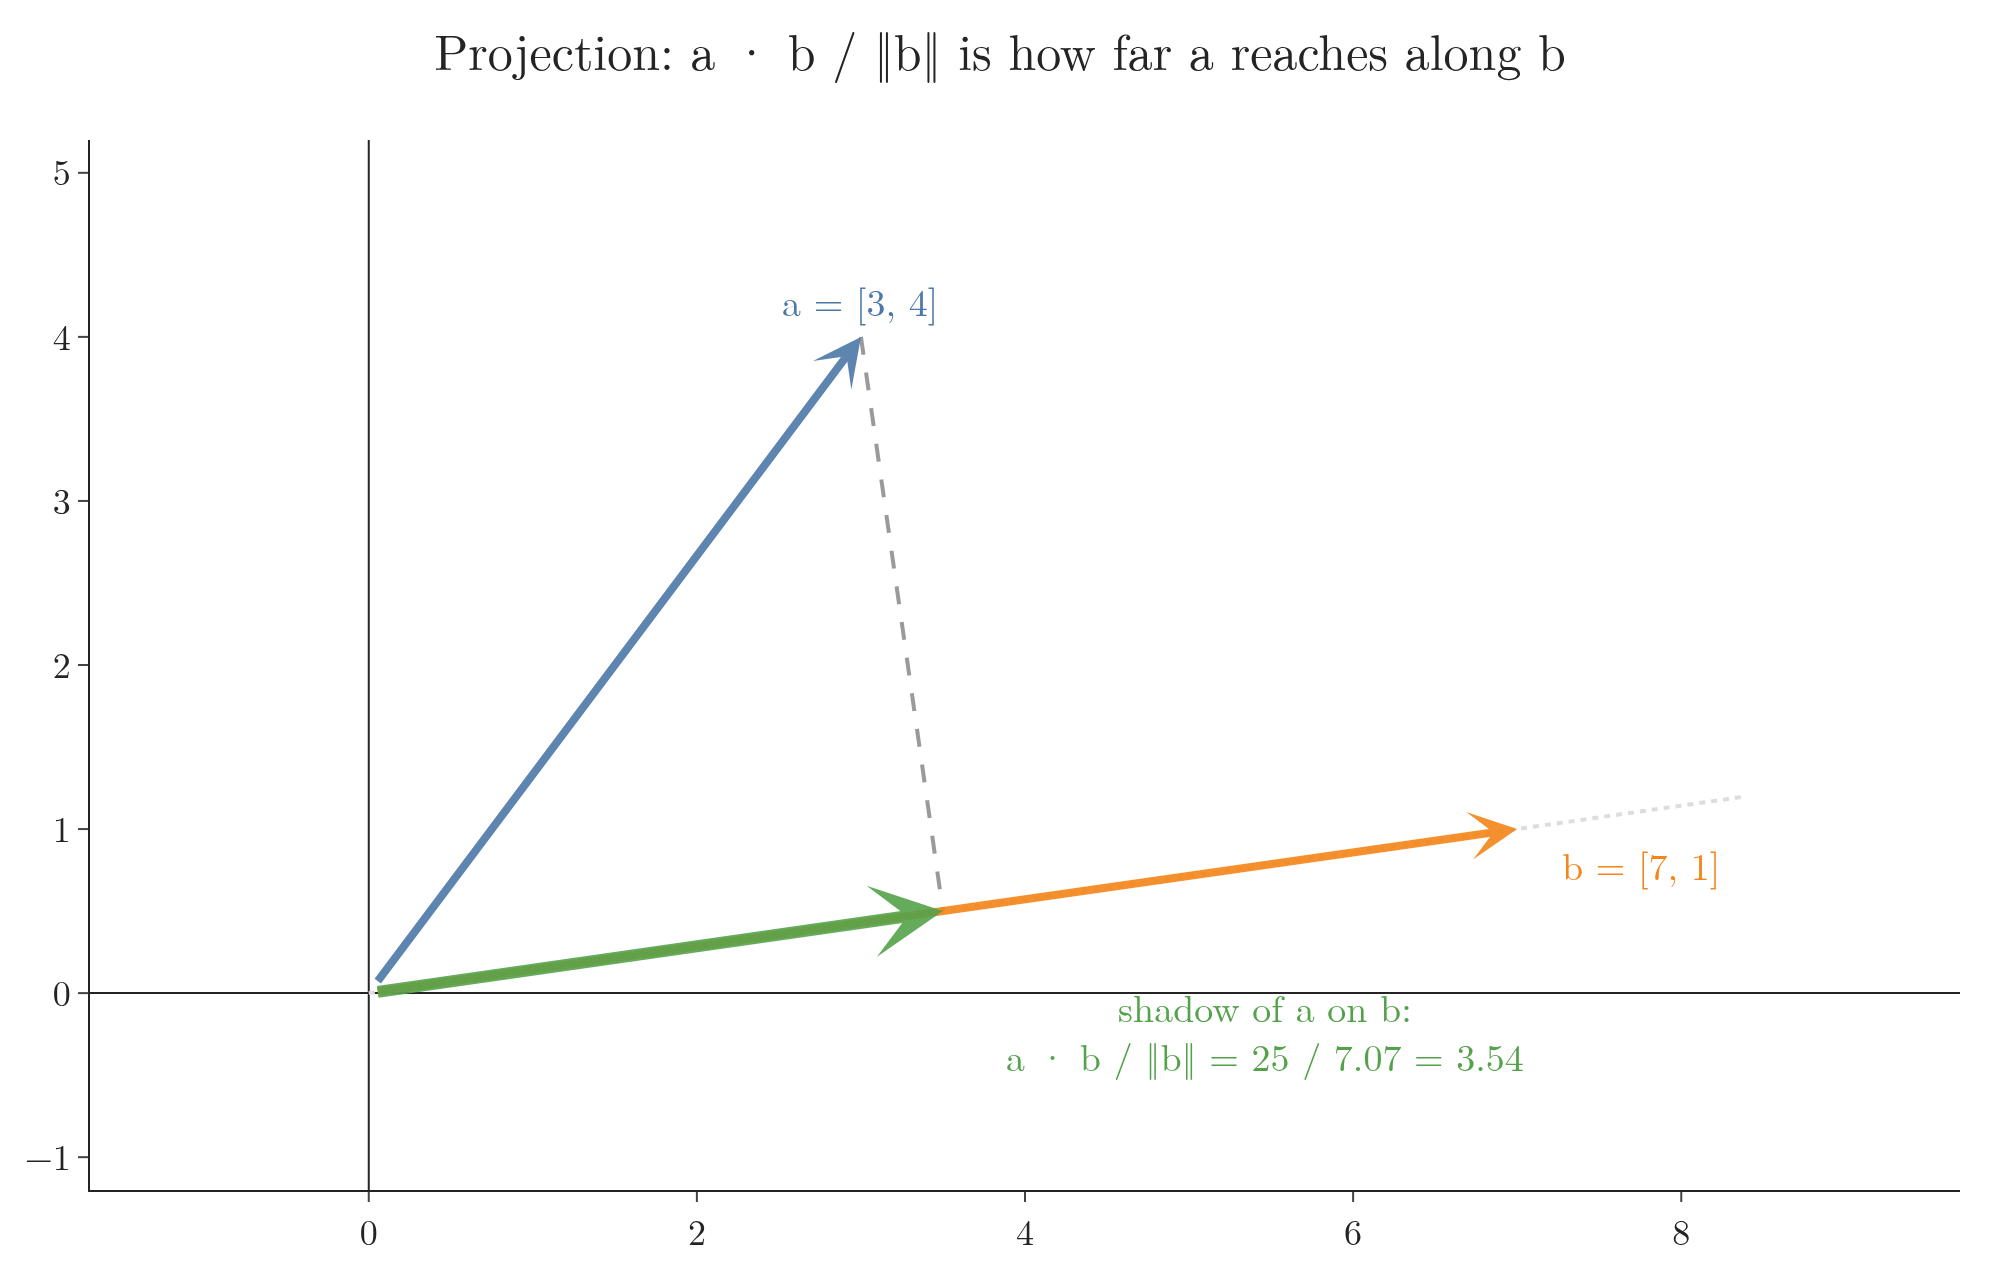

Write Python code to recreate this figure.
"""Projection, one of the dot product's jobs: how far a = [3, 4] reaches along b = [7, 1]. The length of the shadow
is a . b / |b| = 24 / 5 = 4.8."""
from pathlib import Path
import numpy as np
import plotly.graph_objects as go

here = Path(__file__).parent
a, b = np.array([3, 4.0]), np.array([7, 1.0])
u = b / np.linalg.norm(b)
p = (a @ u) * u
proj = a @ u
assert a @ b == 25 and round(proj, 2) == 3.54
fig = go.Figure()
fig.add_scatter(x=[0, 8.4], y=[0, 1.2], mode="lines", line=dict(color="#dddddd", dash="dot", width=2))
fig.add_scatter(x=[a[0], p[0]], y=[a[1], p[1]], mode="lines", line=dict(color="#9a9a9a", dash="dash", width=2))
for w, c, name, sh in ((a, "#4C78A8", "a = [3, 4]", (0, 18)), (b, "#F58518", "b = [7, 1]", (20, -18)),
                       (p, "#54A24B", "shadow of a on b:<br>a · b / ‖b‖ = 25 / 7.07 = 3.54", (30, -60))):
    fig.add_annotation(x=w[0], y=w[1], ax=0, ay=0, xref="x", yref="y", axref="x", ayref="y", arrowhead=3,
                       arrowwidth=6 if c == "#54A24B" else 4, arrowcolor=c, opacity=0.9)
    fig.add_annotation(x=w[0], y=w[1], text=name, showarrow=False, xshift=sh[0], yshift=sh[1], font=dict(size=19, color=c),
                       xanchor="left" if sh[0] > 0 else "center")
fig.update_layout(template="simple_white", width=1000, height=640, font=dict(family="Latin Modern Roman", size=18),
                  showlegend=False, title=dict(text="Projection: a · b / ‖b‖ is how far a reaches along b", x=0.5),
                  xaxis=dict(range=[-0.5, 8.5], zeroline=True), yaxis=dict(range=[-1.2, 5.2], zeroline=True, scaleanchor="x"),
                  margin=dict(l=40, r=20, t=70, b=40))
fig.write_image(here / "projection.png", scale=2)
fig.write_image(here / "projection.pdf")
